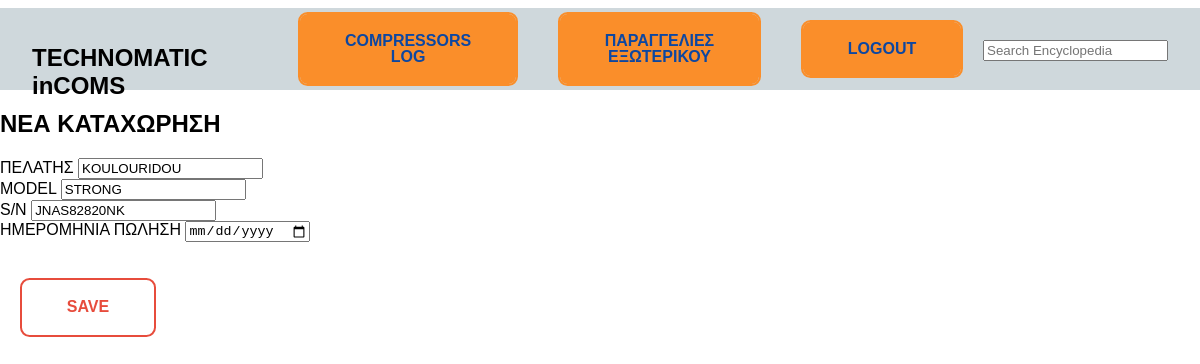
Page /editEntry/5 (signed in) on the earlier database version.
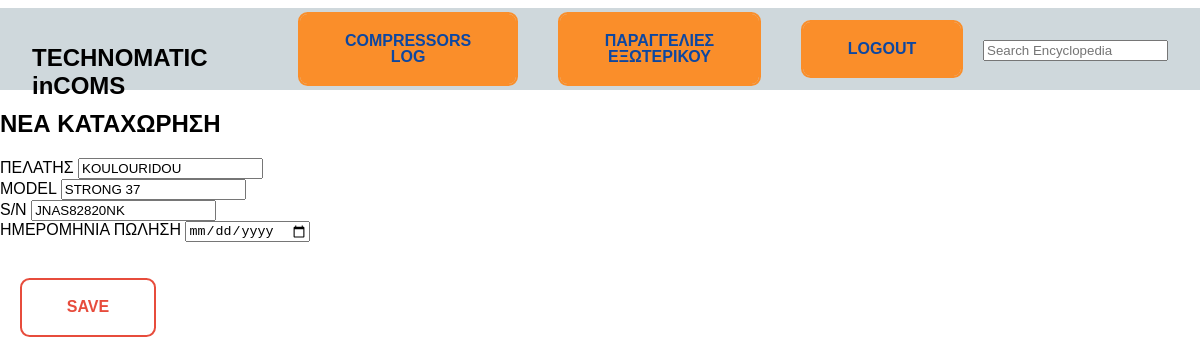
Same page on the later database version.
### log/models.py (models this page shows, shortened)
class cList(models.Model):
    cOwner = models.CharField(max_length=32)
    cModel = models.CharField(max_length=32)
    cSerial = models.CharField(max_length=32)
    cBuyDate = models.DateField()

### log/views.py (the view)
# urls.py: path("editEntry/<int:id>", views.editEntry, name="editEntry"),
def editEntry(request, id):
        activeItems = cList.objects.all()
        itemDetails = cList.objects.get(id = id)
        return render(request, "incoms/editEntry.html", {
            "itemDetails": itemDetails,
            "activeItems":activeItems,
        })

### log/templates/incoms/editEntry.html (shortened to what this page needs)
{% extends "incoms/layout.html" %}
{% block body %}
    <h2>ΝΕΑ ΚΑΤΑΧΩΡΗΣΗ</h2>
<form action="{% url 'saveEdit' id=itemDetails.id %}" method="POST">
    <div>
        <span>ΠΕΛΑΤΗΣ</span>
        <input type="text"  name="customer" value="{{itemDetails.cOwner}}">
    </div>
    <div>
        <span>MODEL</span>
        <input type="text"  name="model" value="{{itemDetails.cModel}}">
    </div>
    <div>
        <span>S/N</span>
        <input type="text"  name="serial" value="{{itemDetails.cSerial}}">
    </div>
    <div>
        <span>ΗΜΕΡΟΜΗΝΙΑ ΠΩΛΗΣΗ</span>
        <input type="date" name="sDate" value="{{itemDetails.cBuyDate}}">
    </div>
    <div style="padding-top: 1rem;">
        <button type="submit" class="btn btn-success">Save</button>
    </div>
</form>
{% endblock %}

Differences in the rows shown:
changed cList "KOULOURIDOU": model "STRONG" → "STRONG 37"
